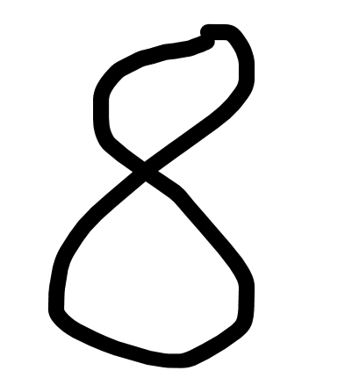
#> input picture projects/digit_classifier/img/raw_img/eight.jpg, 345 x 388 px
$ python img_preprocess_bis.py ../img/raw_img/eight.jpg
#> lines starting #> are read from the running program, lines starting #| are printed output that depends on the picture; after the words box and inside, x2 and y2 are one past the last pixel; in counts of white or black regions, pixels touching at a corner belong together
import cv2
import numpy as np
from imutils import contours
import sys
import matplotlib.pyplot as plt

def img_to_array_28(img_path):
    """Perform image preprocessing and return a grayscale NumPy array"""
#> called with img_path = '../img/raw_img/eight.jpg'
    # Read the image
    img = cv2.imread(img_path)
#> img is the input picture: shape (388, 345, 3); min 0, max 255, mean 225

    # Resize to 48x48 for better resolution
    resized_img = cv2.resize(img,(28,28))
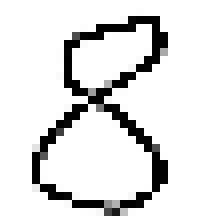
#> resized_img: shape (28, 28, 3) (shown 8 times larger); min 0, max 255, mean 224.4

    # Convert to grayscale
    gray_img = cv2.cvtColor(resized_img, cv2.COLOR_BGR2GRAY)

    # Apply histogram equalization for contrast enhancement
    equ = cv2.equalizeHist(gray_img)
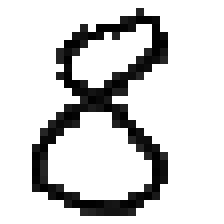
#> equ: shape (28, 28) (shown 8 times larger); min 0, max 255, mean 210.1

    # Apply Gaussian blur to remove noise
    blur = cv2.GaussianBlur(equ,(5,5),0)
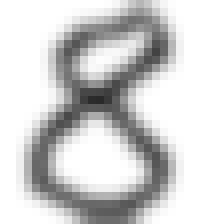
#> blur: shape (28, 28) (shown 8 times larger); min 42, max 255, mean 209.2

    # Apply adaptive thresholding
    thresh = cv2.adaptiveThreshold(blur,255,cv2.ADAPTIVE_THRESH_GAUSSIAN_C, cv2.THRESH_BINARY,11,2)
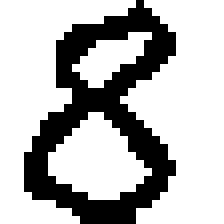
#> thresh: shape (28, 28) (shown 8 times larger); 71.9% white; black in thin lines or dots, all inside (x1, y1, x2, y2) = (3, 0, 22, 28)

    # Normalize pixel values from 0-1
    thresh = thresh.astype("float") / 255.0

    # Convert to grayscale NumPy array
    img_array = np.array(thresh)

    # Return the preprocessed image array
    return img_array

if __name__ == "__main__":

    img_path = str(sys.argv[1])
    img_array = img_to_array_28(img_path)

    plt.imshow(img_array)
    plt.show()

$ run again, on projects/digit_classifier/img/raw_img/five_bis.JPG
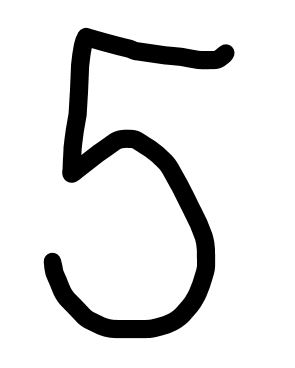
#> input picture projects/digit_classifier/img/raw_img/five_bis.JPG, 295 x 368 px
#> in img_to_array_28, img is the input picture: shape (368, 295, 3); min 0, max 255, mean 223.3
#> in img_to_array_28, `blur = cv2.GaussianBlur(equ,(5,5),0)`:
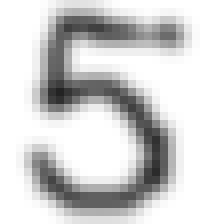
#> blur: shape (28, 28) (shown 8 times larger); min 35, max 255, mean 210.7
#> in img_to_array_28, `thresh = cv2.adaptiveThreshold(blur,255,cv2.ADAPTIVE_THRESH_GAUSSIAN_C..`:
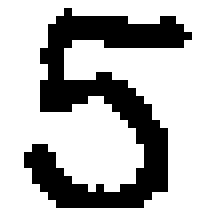
#> thresh: shape (28, 28) (shown 8 times larger); 74% white; 1 black region, box (x1, y1, x2, y2) and area: (3, 1, 24, 26) 204

$ run again, on projects/digit_classifier/img/raw_img/five_hex.JPG
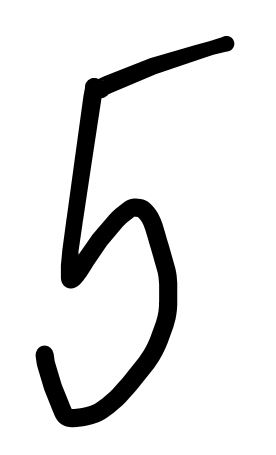
#> input picture projects/digit_classifier/img/raw_img/five_hex.JPG, 276 x 455 px
#> in img_to_array_28, img is the input picture: shape (455, 276, 3); min 0, max 255, mean 227.1
#> in img_to_array_28, `blur = cv2.GaussianBlur(equ,(5,5),0)`:
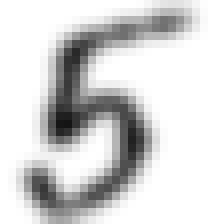
#> blur: shape (28, 28) (shown 8 times larger); min 20, max 255, mean 213.2
#> in img_to_array_28, `thresh = cv2.adaptiveThreshold(blur,255,cv2.ADAPTIVE_THRESH_GAUSSIAN_C..`:
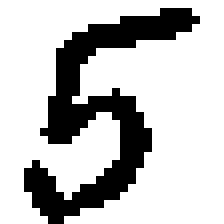
#> thresh: shape (28, 28) (shown 8 times larger); 75.9% white; 1 black region, box (x1, y1, x2, y2) and area: (3, 1, 25, 28) 189

$ run again, on projects/digit_classifier/img/raw_img/five_pent.JPG
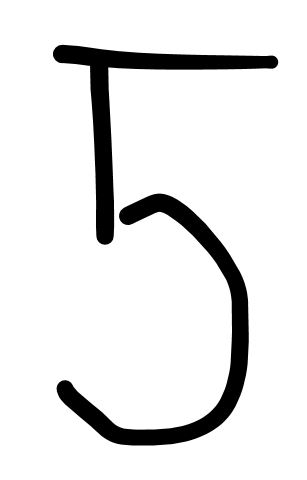
#> input picture projects/digit_classifier/img/raw_img/five_pent.JPG, 307 x 480 px
#> in img_to_array_28, img is the input picture: shape (480, 307, 3); min 0, max 255, mean 229.6
#> in img_to_array_28, `blur = cv2.GaussianBlur(equ,(5,5),0)`:
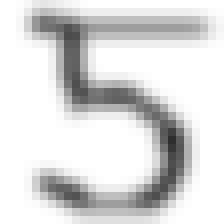
#> blur: shape (28, 28) (shown 8 times larger); min 45, max 255, mean 218.7
#> in img_to_array_28, `thresh = cv2.adaptiveThreshold(blur,255,cv2.ADAPTIVE_THRESH_GAUSSIAN_C..`:
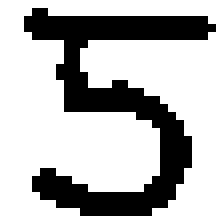
#> thresh: shape (28, 28) (shown 8 times larger); 72.2% white; 1 black region, box (x1, y1, x2, y2) and area: (3, 1, 27, 27) 218
